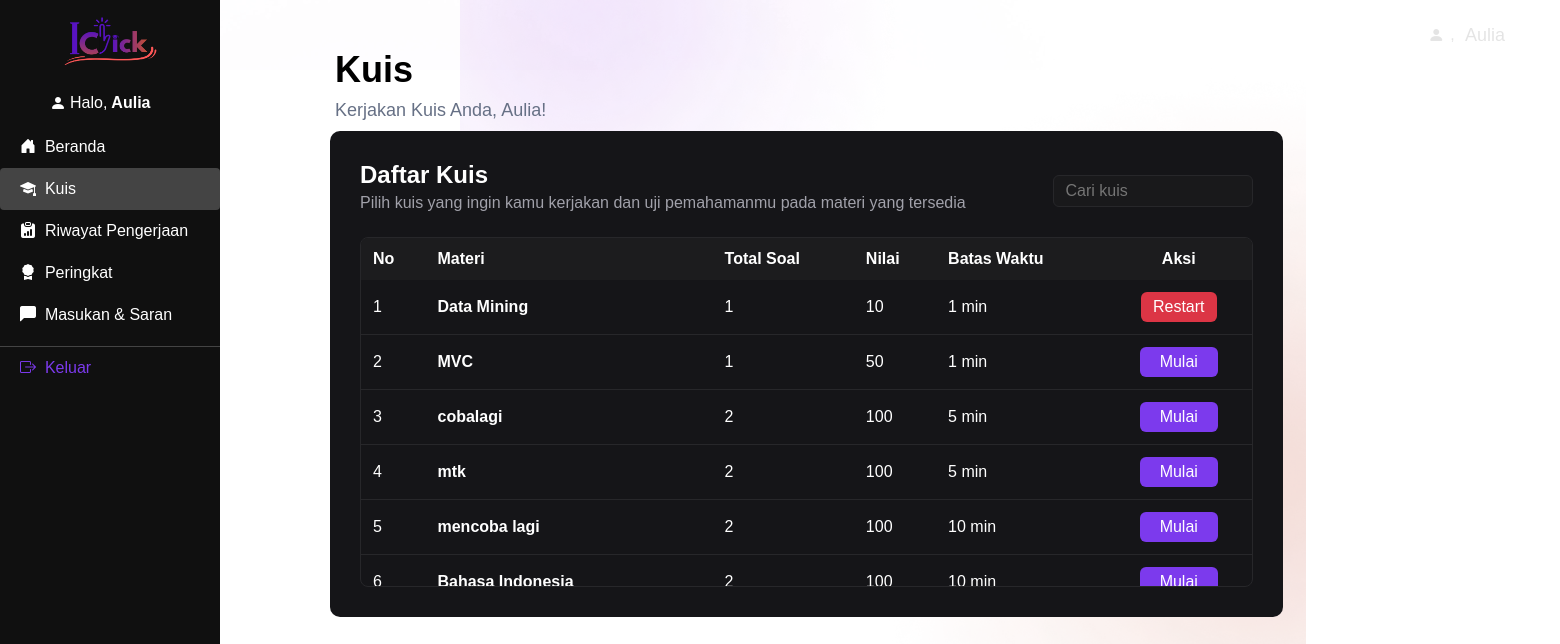
Page /account.php?q=1 (signed in) on the committed database.
### tables this page shows
CREATE TABLE IF NOT EXISTS `quiz` (
  `eid` text NOT NULL,
  `title` varchar(100) NOT NULL,
  `sahi` int NOT NULL,
  `wrong` int NOT NULL,
  `total` int NOT NULL,
  `time` bigint NOT NULL,
  `intro` text NOT NULL,
  `tag` varchar(100) NOT NULL,
  `pembuat_role` enum('admin','guru') NOT NULL DEFAULT 'admin',
  `id_guru` int DEFAULT NULL COMMENT '''NULL jika dibuat admin, berisi id_guru jika dibuat guru''',
  `date` timestamp NOT NULL DEFAULT CURRENT_TIMESTAMP ON UPDATE CURRENT_TIMESTAMP,
  KEY `FK_quiz_guru` (`id_guru`),
  CONSTRAINT `FK_quiz_guru` FOREIGN KEY (`id_guru`) REFERENCES `guru` (`id_guru`)
);

### account.php (the view, shortened to what this page needs)
<!DOCTYPE html PUBLIC "-//W3C//DTD XHTML 1.0 Transitional//EN" "http://www.w3.org/TR/xhtml1/DTD/xhtml1-transitional.dtd">
<html xmlns="http://www.w3.org/1999/xhtml">
<head>
  <link rel="stylesheet" href="https://cdnjs.cloudflare.com/ajax/libs/font-awesome/6.5.0/css/all.min.css">
<link  rel="stylesheet" href="css/bootstrap.min.css"/>
 <link  rel="stylesheet" href="css/bootstrap-theme.min.css"/>
 <link rel="stylesheet" href="css/main.css">
 <link rel="stylesheet" href="https://cdn.jsdelivr.net/npm/bootstrap-icons@1.11.3/font/bootstrap-icons.css">
 <link  rel="stylesheet" href="css/font1.css">
 <link rel="stylesheet" href="css/timer.css">
</head>
<?php
include_once 'dbConnection.php';
$email = $_SESSION['siswa_email'];
$name = $_SESSION['siswa_name'];
?>
<div class="header" style="display:flex; align-items:center; justify-content:space-between; background-color:#fff; padding:10px 20px;background: url('./image/ellipse 1.png') no-repeat; background-size: cover; opacity: 0.1;">
  <div style="display:flex; align-items:center;">
  </div>
  <div style="color:#000; font-size:16px; display:flex; align-items:center;">
    <?php
    echo '
    <span style="display:flex; align-items:center; gap:6px; color:black !important; margin-right:20px; ">
      <span class="bi bi-person-fill" aria-hidden="true"></span>
      ,&nbsp;<a href="account.php?q=6" style="color:black !important; text-decoration:none; font-size:18px;">'.$name.'</a>
      &nbsp;&nbsp;
    </span>';
    ?>
  </div>
</div>
<div class="bg">
<nav style="font-size:16px; position: fixed; top: 0; left: 0; height: 100%; width: 220px; background-color: #101010; padding-top: 20px; color: white; overflow-y: auto; z-index: 1000;">
  <div style="text-align:center; margin-bottom:20px;">
    <img src="image/logoheader.png" alt="Logo" style="width:100px; height:100px; margin-top:-30px">
  </div>
  <ul style="list-style:none; padding:0; margin:0; margin-top: -30px;">
  <li <?php if(@$_GET['q']==6) echo 'style="background:#7C3AED; border-radius:4px;"'; ?>>
  <a href="account.php?q=6" style="display:flex; align-items:center; gap:4px; padding:14px 50px; color:#fff; text-decoration:none; cursor:pointer;">
    <span class="bi bi-person-fill"></span>
    Halo, <b><?php echo $name; ?></b>
  </a>
</li>
    <li <?php if(!isset($_GET['q'])) echo 'style="background:#444;border-radius:4px;"'; ?>>
      <a href="account.php" style="display:block; padding:12px 20px; color:white; text-decoration:none;">
        <span class="bi bi-house-door-fill"></span>&nbsp; Beranda
      </a>
    </li>
    <li <?php if(@$_GET['q']==1) echo 'style="background:#444; border-radius:4px;"'; ?>>
      <a href="account.php?q=1" style="display:block; padding:12px 20px; color:white; text-decoration:none;">
        <span class="bi bi-mortarboard-fill"></span>&nbsp; Kuis
      </a>
    </li>
    <li <?php if(@$_GET['q']==2) echo 'style="background:#444; border-radius:4px;"'; ?>>
      <a href="account.php?q=2" style="display:block; padding:12px 20px; color:white; text-decoration:none;">
        <span class="bi bi-clipboard-data-fill"></span>&nbsp; Riwayat Pengerjaan
      </a>
    </li>
    <li <?php if(@$_GET['q']==3) echo 'style="background:#444; border-radius:4px;"'; ?>>
      <a href="account.php?q=3" style="display:block; padding:12px 20px; color:white; text-decoration:none;">
        <span class="bi bi-award-fill"></span>&nbsp; Peringkat
      </a>
    </li>
    <li <?php if(@$_GET['q']==5) echo 'style="background:#444; border-radius:4px;"'; ?>>
      <a href="feedback.php" target="_blank" style="display:block; padding:12px 20px; color:white; text-decoration:none;">
        <span class="bi bi-chat-left-fill"></span>&nbsp; Masukan & Saran
      </a>
    </li>
    <li style="border-top:1px solid #444; margin-top:10px;">
      <a href="logout.php?q=account.php" style="display:block; padding:12px 20px; color:#7C3AED; text-decoration:none;">
        <span class="bi bi-box-arrow-right"></span>&nbsp; Keluar
      </a>
    </li>
  </ul>
</nav>
<div style="margin-left:240px; padding:20px;">
  <div class="container">
    <div class="row">
      <div class="col-md-11">
<?php
if(@$_GET['q']==1) {
    $result = mysqli_query($con,"SELECT * FROM quiz ORDER BY date DESC") or die('Error');
    echo '<div style="margin-left:5px; margin-right:40px; margin-top:-20px; color:white; max-width;">
    <h1 style="color:#000; font-weight:700; font-size:36px; margin-top:-40px;">Kuis</h1>
            <p style="font-size:18px; color:#667085; margin-top:10px;">
                Kerjakan Kuis Anda, '.$name.'!
            </p>
          </div>
<div style="background:#151518; max-width:100%; margin-right:90px; border-radius:10px; padding:30px; color:white;">
    <div style="display:flex; justify-content:space-between; align-items:center; margin-bottom:15px; gap:10px; flex-wrap:wrap;">
        <div style="color:#fff; font-size:24px; font-weight:700;">Daftar Kuis
        <p style="color:#A1A1AA; font-size:16px; font-weight:300; margin-top:5px;"> Pilih kuis yang ingin kamu kerjakan dan uji pemahamanmu pada materi yang tersedia</p>
        </div>
        <input id="searchQuiz" placeholder="Cari kuis" style="background:#19191B; border:1px solid #27272A; padding:6px 12px; border-radius:6px; color:white; font-size:16px; width:180px; flex:1; max-width:200px;">
    </div>
    <div style="max-height:350px; overflow-y:auto; overflow-x:auto; border:1px solid #27272A; border-radius:8px; width:100%;">
        <table style="width:100%; border-collapse:collapse; font-size:16px; color:white; min-width:600px;">
            <thead style="position:sticky; top:0; background:#1c1c1e; z-index:10;">
                <tr>
                    <th style="padding:12px; text-align:left; font-weight:700;">No</th>
                    <th style="padding:12px; text-align:left; font-weight:700;">Materi</th>
                    <th style="padding:12px; text-align:left; font-weight:700;">Total Soal</th>
                    <th style="padding:12px; text-align:left; font-weight:700;">Nilai</th>
                    <th style="padding:12px; text-align:left; font-weight:700;">Batas Waktu</th>
                    <th style="padding:12px; text-align:center; font-weight:700;">Aksi</th>
                </tr>
            </thead>
            <tbody id="quizTableBody">';
    $c = 1;
    while($row = mysqli_fetch_array($result)) {
        $title = $row['title'];
        $total = $row['total'];
        $sahi = $row['sahi'];
        $time = $row['time'];
        $eid = $row['eid'];
        $q12 = mysqli_query($con,"SELECT score FROM history WHERE eid='$eid' AND email='$email' ORDER BY date DESC LIMIT 1");
        $rowcount = mysqli_num_rows($q12);
        echo '<tr style="border-bottom:1px solid #27272A;">
                <td style="padding:12px; font-weight:400;">'.$c++.'</td>
                <td style="padding:12px; font-weight:400;"><strong>'.$title.'</strong></td>
                <td style="padding:12px; font-weight:400;">'.$total.'</td>
                <td style="padding:12px; font-weight:400;">'.$sahi*$total.'</td>
                <td style="padding:12px; font-weight:400;">'.$time.' min</td>';
        if($rowcount == 0){
            echo '
                <td style="padding:12px; text-align:center;">
                    <a href="account.php?q=quiz&step=2&eid='.$eid.'&n=1&t='.$total.'" style="background:#7C3AED; color:#fff; padding:6px 20px; font-size:16px; border-radius:6px; display:inline-block; text-decoration:none;">
                        Mulai
                    </a>
                </td>';
        } else {
            echo '
                <td style="padding:12px; text-align:center;">
                    <a href="update.php?q=quizre&step=25&eid='.$eid.'&n=1&t='.$total.'" style="background:#dc3545; color:#fff; padding:6px 12px; font-size:16px; border-radius:6px; display:inline-block; text-decoration:none;">
                        Restart
                    </a>
                </td>';
        }
        echo '</tr>';
    }
    echo '</tbody>
        </table>
    </div>
</div>
<script>
    document.getElementById("searchQuiz").addEventListener("keyup", function () {
        let filter = this.value.toLowerCase();
        let rows = document.querySelectorAll("#quizTableBody tr");
        rows.forEach(row => {
            let text = row.innerText.toLowerCase();
            row.style.display = text.includes(filter) ? "" : "none";
        });
    });
</script>';
}
?>
</div>
</div>
</div>
</div>
</body>
</html>

### css/main.css (style rules this page uses)
.bg { min-height: 540px; }
.header { background: #202020; height: 70px; }

### rows in the picture
quiz: title "Data Mining", total "1", $sahi*$total "10", time "1"
quiz: title "MVC", total "1", $sahi*$total "50", time "1"
quiz: title "cobalagi", total "2", $sahi*$total "100", time "5"
quiz: title "mtk", total "2", $sahi*$total "100", time "5"
quiz: title "mencoba lagi", total "2", $sahi*$total "100", time "10"
quiz: title "Bahasa Indonesia", total "2", $sahi*$total "100", time "10"

### other values in the picture
$name "Aulia"
